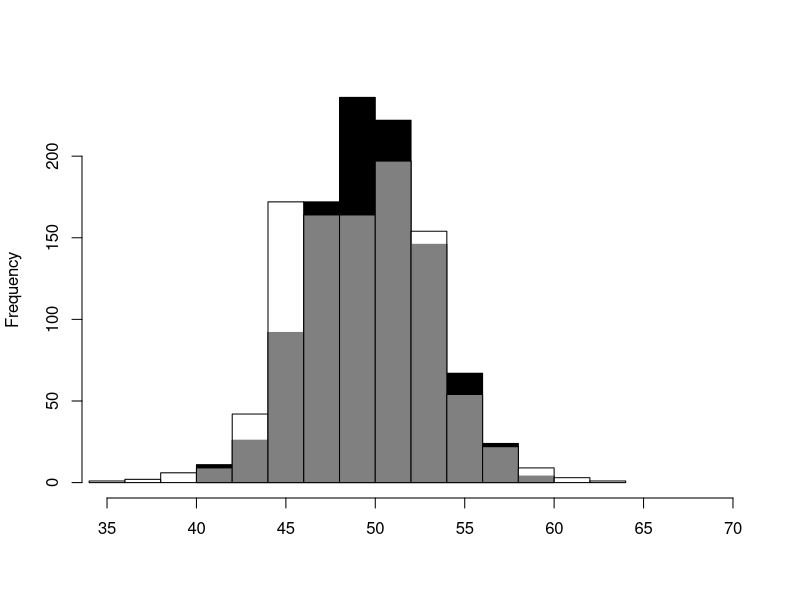
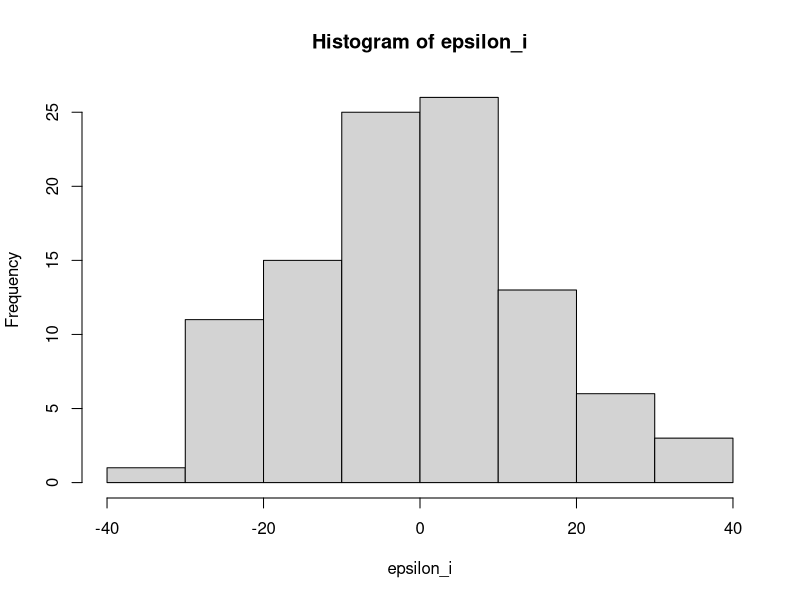
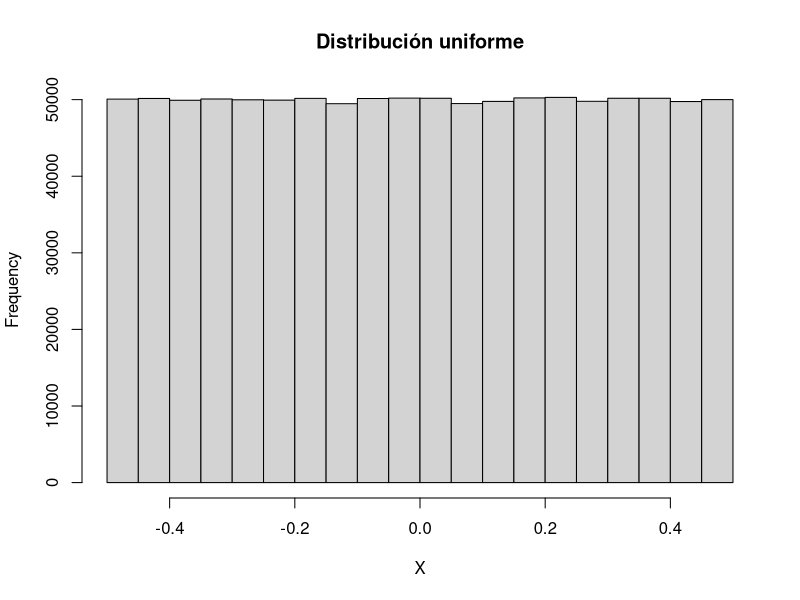
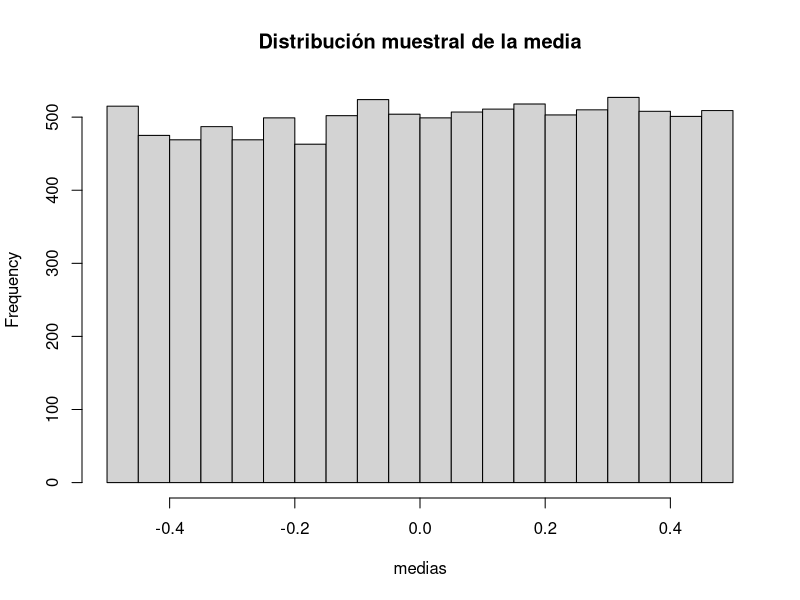
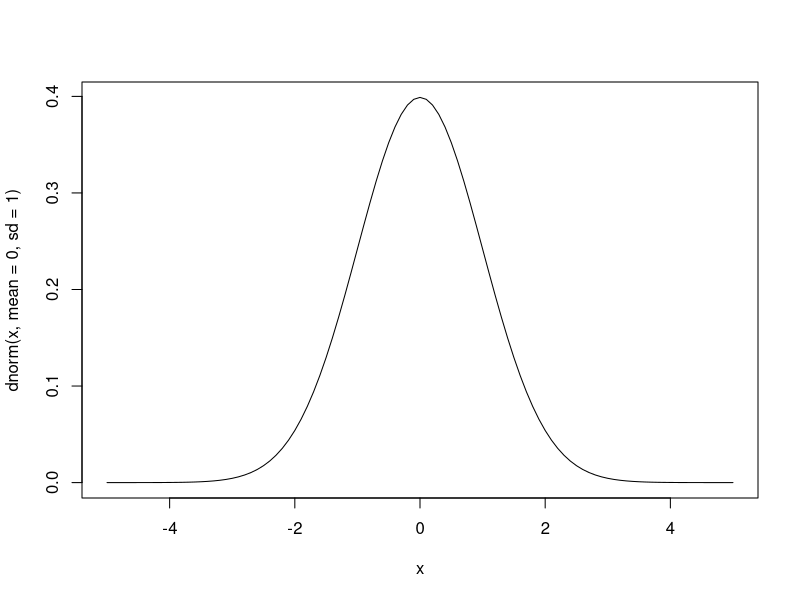
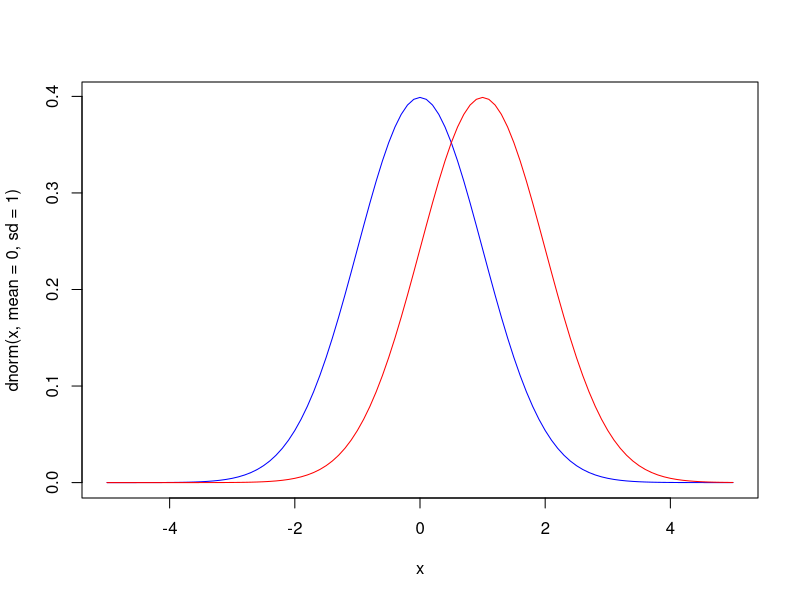
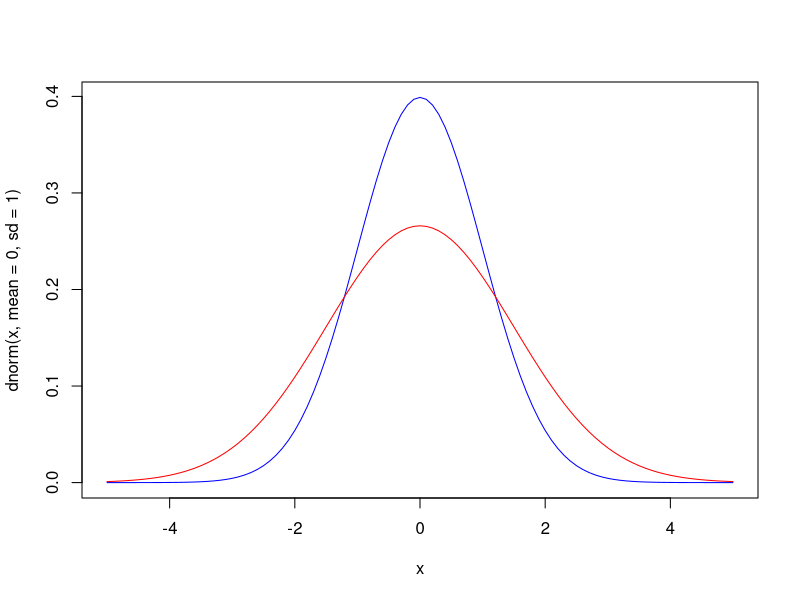
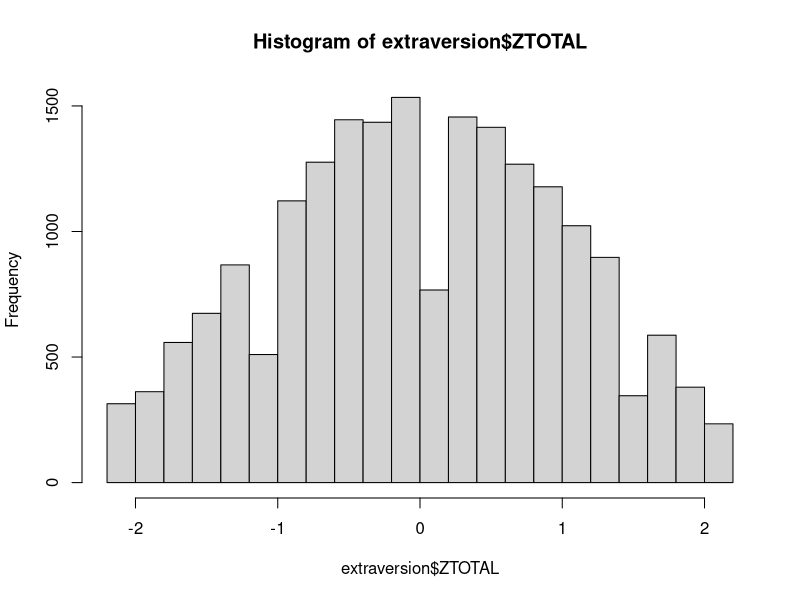

The R script that drew these images, in order:
## ---- chunk 1
library(readr)
library(dplyr)
## ---- chunk 2
epsilon_i <- c(
  -11, 6, 32, 15, 20, 11, -19, 8, 1, 7, 12, -5, 29, -14, -4, 0,
  -15, 11, -31, 12, 0, -4, -11, -22, 7, -10, -4, -2, 14, 0, 4, 
  7, -8, -13, -15, 17, 2, -14, -5, 10, -5, -2, 3, 4, 22, -17, 12, 
  -26, -1, 9, -6, -22, -7, -25, -23, -8, -20, 4, 29, -10, -12, 
  13, 3, 28, 10, 5, 10, -7, 1, 2, 1, -2, -3, -4, 6, 17, 31, 24,
  19, -5, 4, -23, 10, -26, -15, 20, -11, -24, 3, 2, -6, 25, -9,
  -5, -5, -28, 5, -19, 35, -24)
## ---- chunk 3
e_i <- sample(x = epsilon_i, size = 20, replace = TRUE)
## ---- chunk 4
Y_i = 50 + e_i
## ---- chunk 5
mean(Y_i)
median(Y_i)
## ---- chunk 6
medias <- vector(mode = "numeric")
medianas <- vector(mode = "numeric")

for (i in 1:1000) {
  e_i <- sample(x = epsilon_i, size = 20, replace = TRUE)
  Y_i = 50 + e_i
  medias[i] <- mean(Y_i)
  medianas[i] <- median(Y_i)
}
## ---- chunk 7
mean(medias)
mean(medianas)
## ---- chunk 8
hist(medias, col = "black", main = "", xlab = "", xlim = c(35, 70))
hist(medianas, col = rgb(1, 1, 1, 0.5), add = TRUE)
## ---- chunk 9
hist(epsilon_i)
## ---- chunk 10
N <- 1e6
X <- runif(N, -0.5, 0.5)
hist(X, main = "Distribución uniforme")
## ---- chunk 11
medias <- vector(mode = "numeric")
n <- 1

for (i in 1:10000) medias[i] <- mean(sample(x = X, size = n, replace = TRUE))

hist(medias, main = "Distribución muestral de la media")
## ---- chunk 12
curve(dnorm(x, mean=0, sd=1), from=-5, to=5)
## ---- chunk 13
curve(dnorm(x, mean = 0, sd = 1), from=-5, to=5, col="blue")
curve(dnorm(x, mean = 1, sd = 1), col="red", add=TRUE)
## ---- chunk 14
curve(dnorm(x, mean = 0, sd = 1), from=-5, to=5, col="blue")
curve(dnorm(x, mean = 0, sd = 1.5), col="red", add=TRUE)
## ---- chunk 15
extraversion <- read_delim("extraversion.csv", delim = ";")
## ---- chunk 16
extraversion$TOTAL <- rowMeans(extraversion)
## ---- chunk 17
extraversion$ZTOTAL <- scale(extraversion$TOTAL)
## ---- chunk 18
hist(extraversion$ZTOTAL)
## ---- chunk 19
score <- mean(c(2, 4, 1, 5, 1, 3, 1, 5, 1, 5))
## ---- chunk 20
z_score <- (score - mean(extraversion$TOTAL))/sd(extraversion$TOTAL)
## ---- chunk 21
hist(extraversion$ZTOTAL, col = "yellow")
abline(v = z_score, col = "blue", lwd = 2, lty = "dotted")
## ---- chunk 22
integrate(dnorm, mean = 0, sd = 1, lower = z_score, upper = Inf)$value
## ---- chunk 23
integrate(dnorm, mean = 0, sd = 1, lower = -1, upper = 1)$value
## ---- chunk 24
hist(extraversion$ZTOTAL, col = "yellow")
abline(v = c(-1.959964, 1.959964), col = "blue", lwd = 2, lty = "dotted")
## ---- chunk 25
1 - integrate(dnorm, mean = 0, sd = 1, lower = -1.959964, upper = 1.959964)$value
## ---- chunk 26
Z <- seq(from = -3, to = 3, by = 0.1)
probability <- pnorm(Z)
cumulativeProbabilities <- round(cbind(Z, probability), 3)
## ---- chunk 27
plot(Z, probability, type="l")
